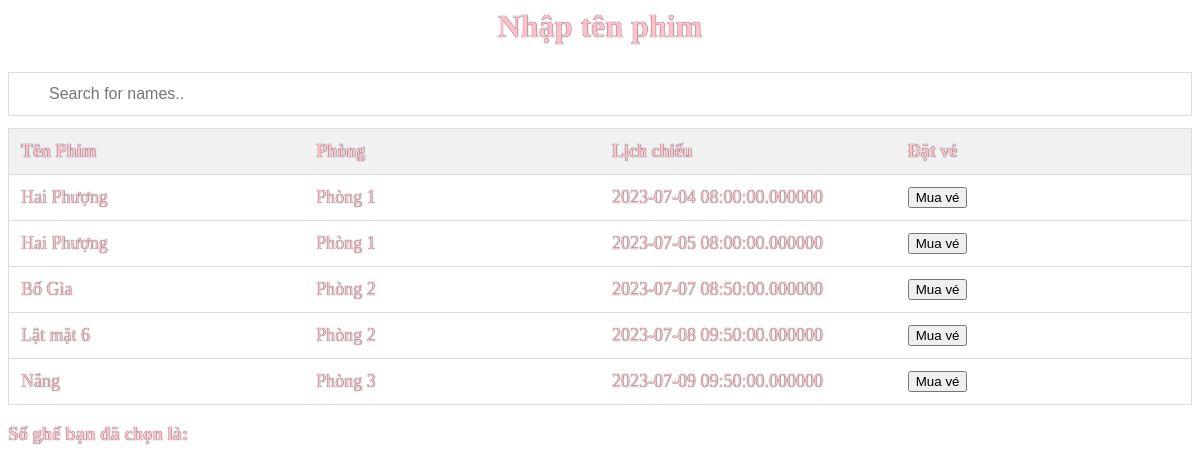
The app's page /rapphim/timkiem/findmovie.php with its own data.
### tables this page shows
CREATE TABLE `schedule` (
  `scheduleID` int(12) NOT NULL,
  `roomID` int(12) NOT NULL,
  `movieID` int(12) NOT NULL,
  `ngaychieu` date NOT NULL,
  `giochieu` datetime(6) NOT NULL
);

CREATE TABLE `movies` (
  `id` int(12) NOT NULL,
  `moviename` varchar(50) DEFAULT NULL,
  `moviesstars` varchar(50) DEFAULT NULL,
  `director` varchar(50) DEFAULT NULL,
  `moviedates` varchar(50) DEFAULT NULL,
  `storylines` varchar(500) DEFAULT NULL,
  `poster` varchar(500) DEFAULT NULL,
  `categoryID` int(11) NOT NULL
);

CREATE TABLE `movierooms` (
  `roomID` int(20) NOT NULL,
  `theaterID` int(20) NOT NULL,
  `roomname` varchar(45) NOT NULL,
  `seats` int(10) NOT NULL,
  `VIPseats` int(10) NOT NULL,
  `normalseats` int(10) NOT NULL
);

### rapphim/timkiem/findmovie.php (the view, shortened to what this page needs)
<?php
        include_once '../connect_db.php';
        $sql = "SELECT movies.moviename, movierooms.roomname, giochieu , scheduleID
        FROM movies,movierooms,schedule
        WHERE movies.id = schedule.movieID and movierooms.roomID = schedule.roomID";
          $result = $con->query($sql);
?>
<html>
<head>
</head>
<body>
<h2>Nhập tên phim</h2>
<form action="addtocart.php" method="POST">
<input type="text" id="myInput" onkeyup="myFunction()" placeholder="Search for names.." title="Type in a name">
<table id="myTable">
  <tr class="header">
    <th style="width:20%;">Tên Phim</th>
    <th style="width:20%;">Phòng</th>
	<th style="width:20%;">Lịch chiếu</th>
  <th style="width:20%;">Đặt vé</th>
  </tr>
  <?php while ($row=$result->fetch_assoc()) { ?>
  <tr>
  <form action="addtocart.php" method="post">
      <td><?php echo $row["moviename"];?></td>
    <td><?php echo $row["roomname"];?></td>
	  <td><?php echo $row["giochieu"];?></td>
    <td><input type="submit" name="addtocart" value="Mua vé"></td>
  </form>
    <?php } ?>
</table>
</form>
<h3> Số ghế bạn đã chọn là:<?php  if(isset($_SESSION['tencho']) ) foreach ($_SESSION['tencho'] as $ghe) { echo "  $ghe[1];"; }?></h2>
</body>
</html

### rapphim/timkiem/findmovie.php (style rules this page uses)
body { color:pink; text-shadow: 0px 0px 1px black; }
h2 { text-align: center; font-size: 32px; }
* { box-sizing: border-box; }
#myInput { background-image: url('/css/searchicon.png'); background-position: 10px 10px; background-repeat: no-repeat; width: 100%; font-size: 16px; padding: 12px 20px 12px 40px; border: 1px solid #ddd; margin-bottom: 12px; }
#myTable { border-collapse: collapse; width: 100%; border: 1px solid #ddd; font-size: 18px; }
#myTable th, #myTable td { text-align: left; padding: 12px; }
#myTable tr { border-bottom: 1px solid #ddd; }
#myTable tr.header, #myTable tr:hover { background-color: #f1f1f1; }

### records on screen
schedule: movieID.moviename "Hai Phượng", roomID.roomname "Phòng 1", giochieu "2023-07-04 08:00:00.000000"
schedule: movieID.moviename "Hai Phượng", roomID.roomname "Phòng 1", giochieu "2023-07-05 08:00:00.000000"
schedule: movieID.moviename "Bố Gìa", roomID.roomname "Phòng 2", giochieu "2023-07-07 08:50:00.000000"
schedule: movieID.moviename "Lật mặt 6", roomID.roomname "Phòng 2", giochieu "2023-07-08 09:50:00.000000"
schedule: movieID.moviename "Nắng", roomID.roomname "Phòng 3", giochieu "2023-07-09 09:50:00.000000"
